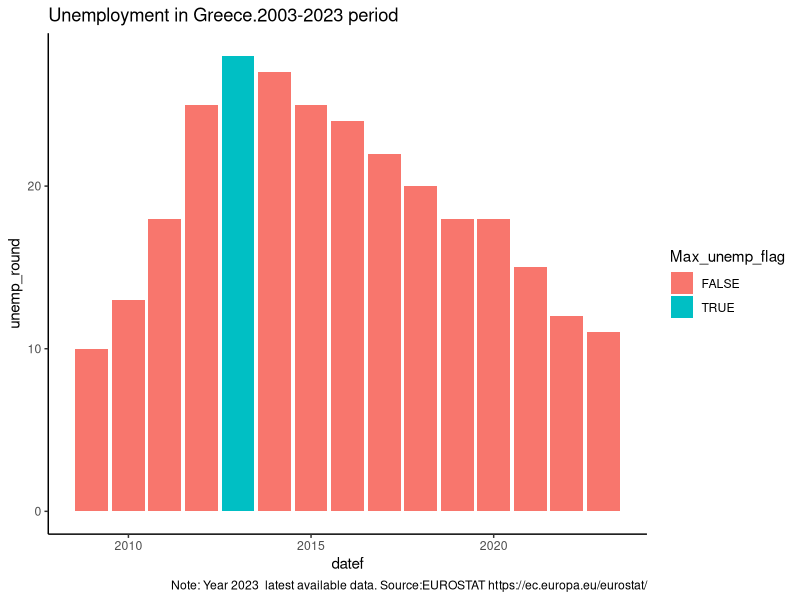
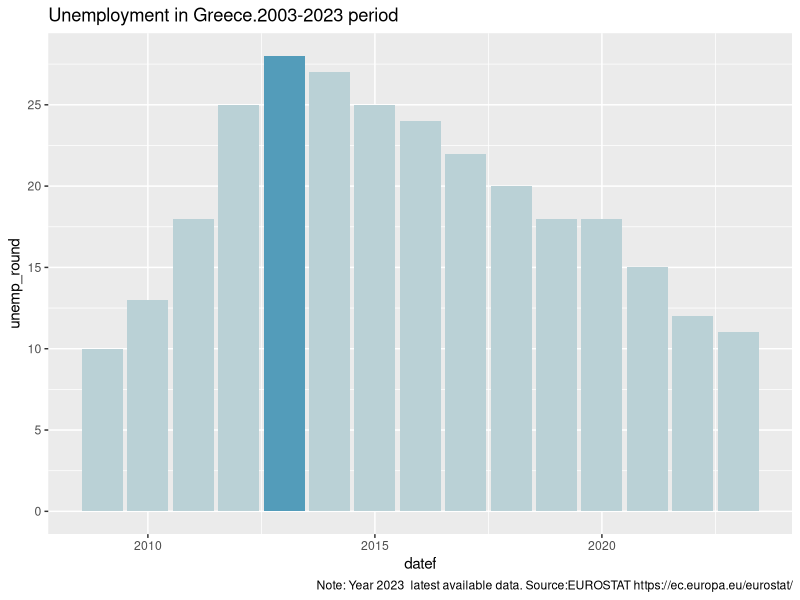
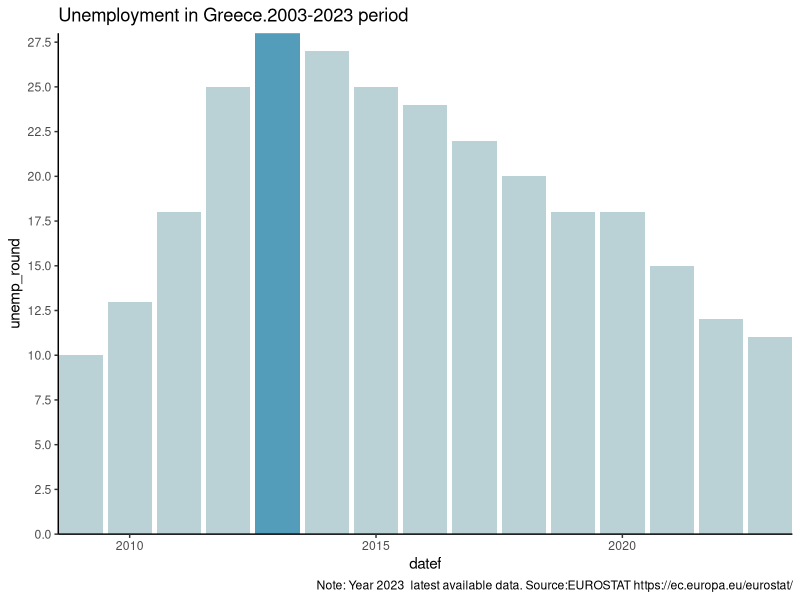
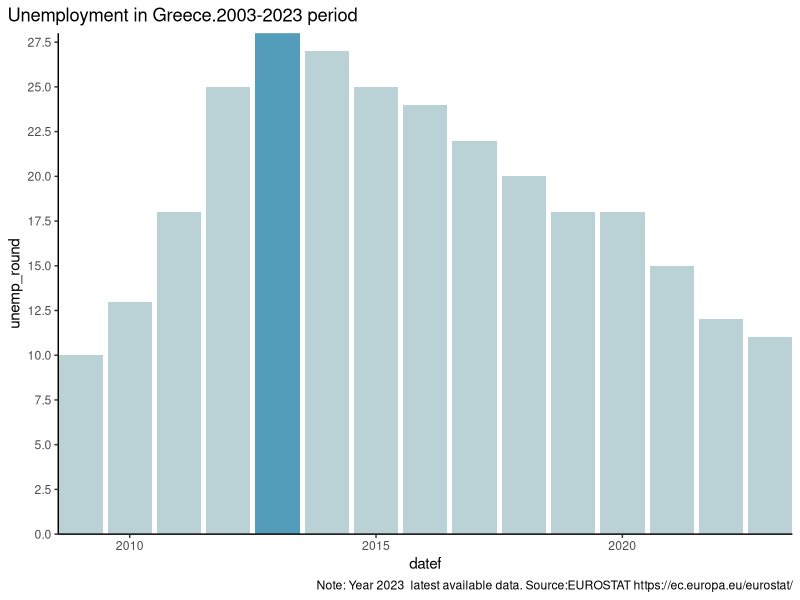
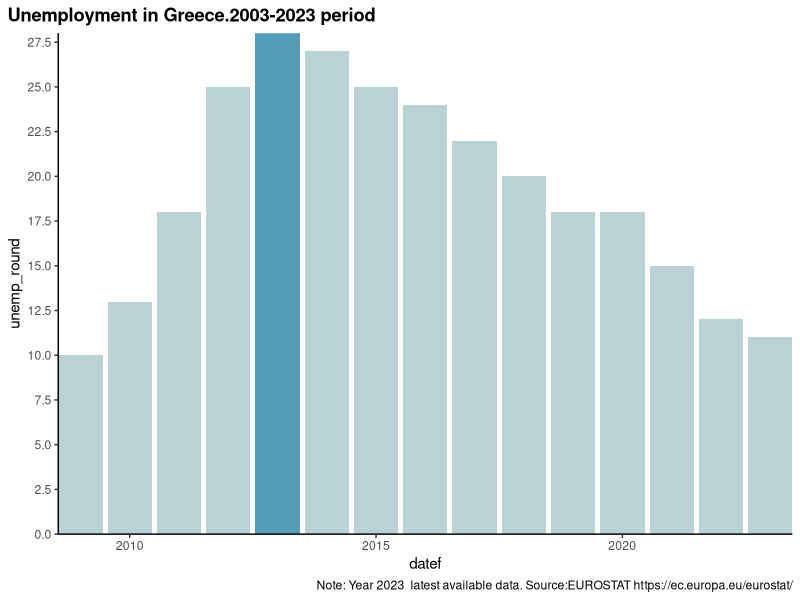
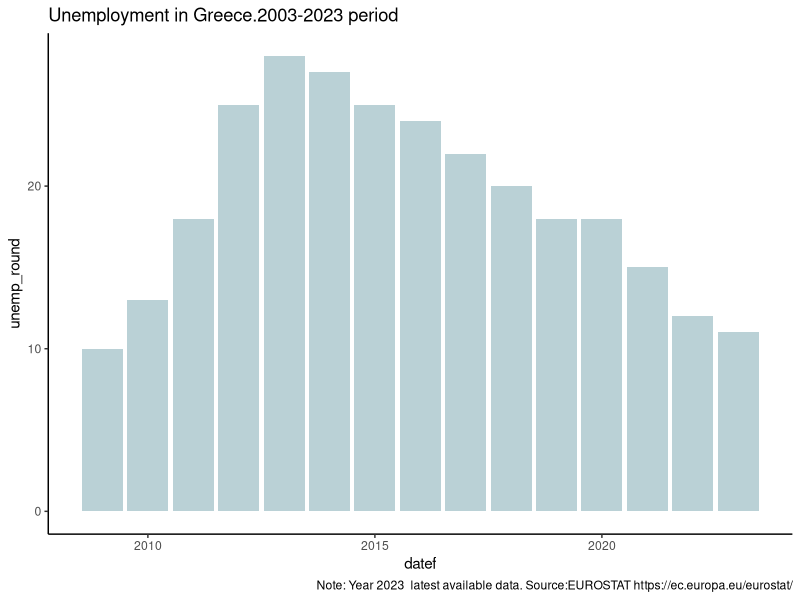
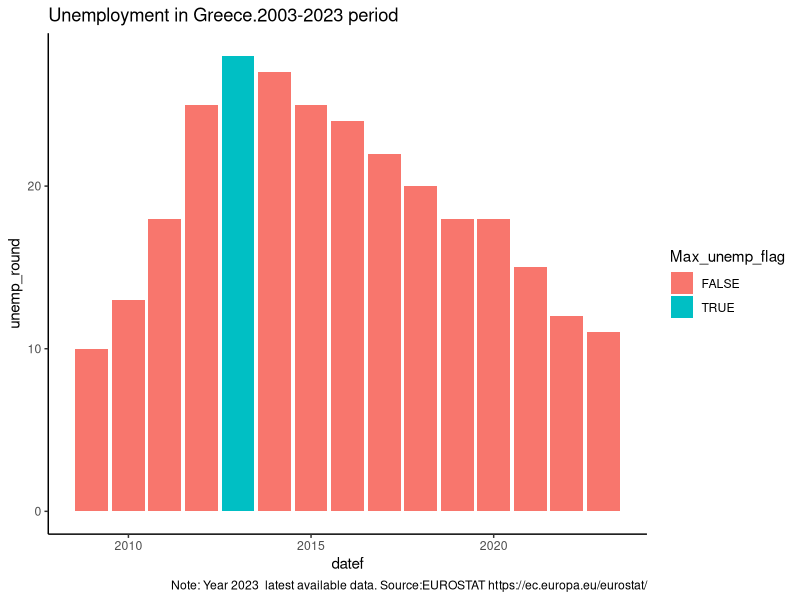
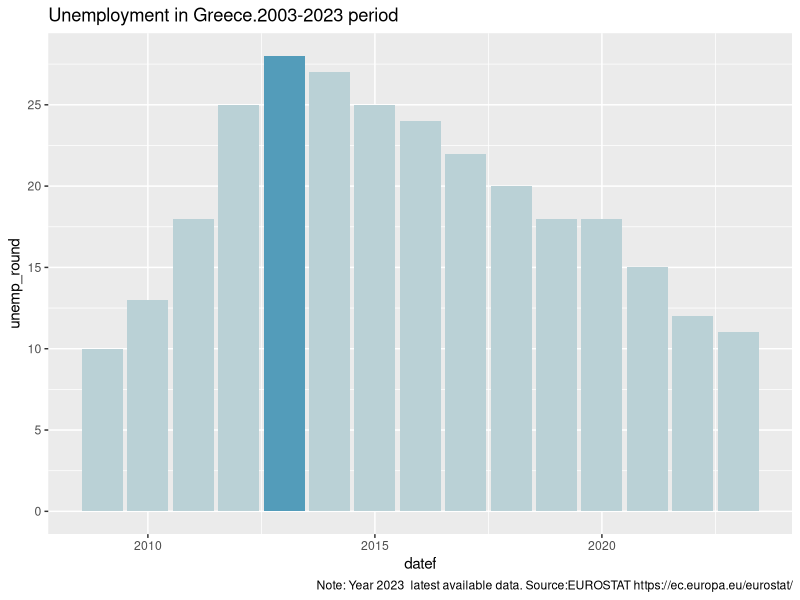

R code for these plots, in order:
# Script:  06 custom geom_bar unemployment by county.R
# AIM 06 custom geom_bar unemployment metric for each country


# 1. Import previous files.
library(here)
library(tidyverse)

# 1. Import unemployment indicator data 
combined_indic  <- read.table(here("data_cleansed", "EU_TEMP_UNEMP_COMBINED_SORTED.csv"),
                              header =TRUE, sep =',',stringsAsFactors =TRUE)
head(combined_indic)

str(combined_indic)

## 1.1 Apply date format to "date" column
#  mutate(datef = as.Date(date)) %>% 
# select(date = datef,country,metric_name,metric_value)

combined_indic_date_fmtd <- read.table(here("data_cleansed", "EU_TEMP_UNEMP_COMBINED_SORTED.csv"),
                                       header =TRUE, sep =',',stringsAsFactors =TRUE) %>% 
                            mutate(datef = as.Date(date)) %>% 
                            select(datef, country,metric_name,metric_value)
str(combined_indic_date_fmtd)
head(combined_indic_date_fmtd)

metrics_list <- combined_indic_date_fmtd %>% select(metric_name) %>% distinct()
metrics_list

unemployment_subset <- combined_indic_date_fmtd %>% 
                       filter(metric_name == 'unemp_rate')

# 2. Subset data for Greece
unemp_greece <- unemployment_subset %>% 
  filter(country %in% c("greece")) 

# 3. Create two flags
# 3.1. Flag for highest unemployment year
# Max_unemp_flag = ifelse(unemp_round == max_unemp,TRUE,FALSE) 
str(unemp_greece)

library(tidyr)

unemp_greece_max <- unemp_greece %>% 
  mutate(
    unemp_round = round(metric_value,0),
    max_unemp = max(metric_value, na.rm = TRUE))

unemp_greece_max_flag <- unemp_greece_max %>% 
  mutate(Max_unemp_flag = ifelse(metric_value == max_unemp,TRUE,FALSE) 
  ) %>% 
  select(datef,country,unemp_round,max_unemp,Max_unemp_flag) %>% 
  drop_na() # Remove empty rows with na() values

# 3.2. Flag for the latest year
#  Max_date = ifelse(Date == Latest_date,TRUE,FALSE))
str(unemp_greece_max)

unemp_greece_latest <- unemp_greece_max_flag %>% 
  mutate(
      Latest_date = max(datef),
      Max_date = ifelse(datef == Latest_date,TRUE,FALSE))

head(unemp_greece_latest)

# 4. Create a basic bar plot
str(unemp_greece)
Plot01 <- unemp_greece_latest %>% 
  ggplot(aes(x = datef, y = unemp_round)) +
  geom_col(fill = "#BAD1D6")

Plot02 <- unemp_greece_latest %>% 
  ggplot(aes(x = datef, y = unemp_round)) +
  geom_col(fill = "#BAD1D6") +
labs(title = "Unemployment in Greece.2003-2023 period",
     caption = "Note: Year 2023  latest available data. Source:EUROSTAT https://ec.europa.eu/eurostat/") +
  theme_classic() 

ggsave("plots_output/10_Greece_unemployment_value.png", width = 6.38, height = 5.80)


# 4.1 Introduce titles and flag for year with max unemployment value 
# Flag color introduced, fill goes to ggplot() function and geom_col() used to remove legend
str(unemp_greece_latest)

# To highlight specific date, it must be defined as a FACTOR

Plot03 <- unemp_greece_latest %>% 
  ggplot(aes(x = datef, y = unemp_round, fill = Max_unemp_flag)) +
  labs(title = "Unemployment in Greece.2003-2023 period",
       caption = "Note: Year 2023  latest available data. Source:EUROSTAT https://ec.europa.eu/eurostat/") +
  geom_col() +
  theme_classic() 
Plot03

ggsave("plots_output/11_True_false_colour_defined_by_max_unemp_value.png", width = 6.38, height = 5.80)


# 4.2 Introduce custom colour in the plot
#    geom_col(show.legend = FALSE) +
# colours: FALSE values for "is_2024" variable: Aquamarine "#BAD1D6"
#          TRUE values for "is_2024" variable: Last year is 2024. DARK BLUE "#539CBA"
#    scale_fill_manual(breaks = c(FALSE,TRUE),
#                   values = c("#BAD1D6","#539CBA"))
  
Plot04 <-  unemp_greece_latest %>% 
  ggplot(aes(x = datef, y = unemp_round, fill = Max_unemp_flag)) +
  labs(title = "Unemployment in Greece.2003-2023 period",
       caption = "Note: Year 2023  latest available data. Source:EUROSTAT https://ec.europa.eu/eurostat/") +
  geom_col(show.legend = FALSE) +
  scale_fill_manual(breaks = c(FALSE,TRUE),
                    values = c("#BAD1D6","#539CBA")) +
  scale_y_continuous(n.breaks=10) +
  coord_cartesian(expand = TRUE) 
Plot04

ggsave("plots_output/12_Cutom_color_bars_based_flag_max_value.png", width = 6.38, height = 5.80)


# 4.3 Introduce theme_classic() to the plot 
# Also include "coord_cartesian(expand = FALSE) to remove gat on the X axis at the bottom of the chart.

# Remove expansion around the whole perimeter using coord_cartesian(expand = FALSE)
# Always remove this expansion for geom_col()
# coord_cartesian(expand = FALSE) +

Plot05 <-  unemp_greece_latest %>% 
  ggplot(aes(x = datef, y = unemp_round, fill = Max_unemp_flag)) +
  labs(title = "Unemployment in Greece.2003-2023 period",
       caption = "Note: Year 2023  latest available data. Source:EUROSTAT https://ec.europa.eu/eurostat/") +
  geom_col(show.legend = FALSE) +
  scale_fill_manual(breaks = c(FALSE,TRUE),
                    values = c("#BAD1D6","#539CBA")) +
  scale_y_continuous(n.breaks=10) +
  coord_cartesian(expand = FALSE) +
  theme_classic() 
Plot05

ggsave("plots_output/13_Custom_theme_color_bars_based_flag_max_value.png", width = 6.38, height = 5.80)


# 4.4 Include Title and caption
#theme(
#  #  plot.caption = element_textbox_simple(hjust=0), # Wrap legend text
#  plot.caption.position = "plot", # Caption and title left aligned
#  plot.title.position = "plot"
#)

library(ggtext)

Plot07 <-  unemp_greece_latest %>% 
  ggplot(aes(x = datef, y = unemp_round, fill = Max_unemp_flag)) +
  labs(title = "Unemployment in Greece.2003-2023 period",
       caption = "Note: Year 2023  latest available data. Source:EUROSTAT https://ec.europa.eu/eurostat/") +
  geom_col(show.legend = FALSE) +
  scale_fill_manual(breaks = c(FALSE,TRUE),
                    values = c("#BAD1D6","#539CBA")) +
  scale_y_continuous(n.breaks=10) +
  coord_cartesian(expand = FALSE) +
  theme_classic()  +
  theme(
  #  plot.caption = element_textbox_simple(hjust=0), # Wrap legend text
    plot.caption.position = "plot", # Caption and title left aligned
    plot.title.position = "plot"
  )
Plot07

# 4.6 Form title as bold
#  plot.title = element_text(face = "bold"),

library(ggtext)

Plot08 <-  unemp_greece_latest %>% 
  ggplot(aes(x = datef, y = unemp_round, fill = Max_unemp_flag)) +
  labs(title = "Unemployment in Greece.2003-2023 period",
       caption = "Note: Year 2023  latest available data. Source:EUROSTAT https://ec.europa.eu/eurostat/") +
  geom_col(show.legend = FALSE) +
  scale_fill_manual(breaks = c(FALSE,TRUE),
                    values = c("#BAD1D6","#539CBA")) +
  scale_y_continuous(n.breaks=10) +
  coord_cartesian(expand = FALSE) +
  theme_classic()  +
  theme(
    plot.title = element_text(face = "bold"),
    #  plot.caption = element_textbox_simple(hjust=0), # Wrap legend text
    plot.caption.position = "plot", # Caption and title left aligned
    plot.title.position = "plot"
  )
Plot08

ggsave("plots_output/15_Cutom_plot_bold_title.png", width = 6.38, height = 5.80)

# 4.7 Create annotation bubble
# Annotation buble position needs to be adjusted for each chart


# Format caption

# Insert a single line break <br> in the annotation buble.
# Remove border colour around "Year 2013 highest unemployment rate" text annotation geom_richtext() (color = "black",label.colour = NA)
# Draw Horizontal line from the text to the bar: 
#   Using annotate(annotate(geom = "segment",x = 2022.5 , xend = 2023.4,y = 63, yend = 63)) 
# Introduce rectangle figure with annotate('rect',xmin = 07, xmax = 12,ymin = 25, ymax = 30, 
#                           alpha = .1 , fill = 'grey',col = 'black')

str(unemp_greece_latest)

# Building new plot with annotations: 
# I need to load ggtext to include tne new annotation bubble: 
library(ggtext)

Plot09 <-  unemp_greece_latest %>% 
  ggplot(aes(x = datef, y = unemp_round, fill = Max_unemp_flag)) +
  labs(title = "Unemployment in Greece.2003-2023 period",
       caption = "Note: Year 2023  latest available data. Source:EUROSTAT https://ec.europa.eu/eurostat/") +
  geom_col(show.legend = FALSE) +
  scale_fill_manual(breaks = c(FALSE,TRUE),
                    values = c("#BAD1D6","#539CBA")) +
  scale_y_continuous(n.breaks=10) +
  coord_cartesian(expand = FALSE) +
  theme_classic()  +
  theme(
    plot.title = element_text(face = "bold"),
    #  plot.caption = element_textbox_simple(hjust=0), # Wrap legend text
    plot.caption.position = "plot", # Caption and title left aligned
    plot.title.position = "plot"
  ) +
# Include annotation buble 
  # Include now annotation bubble next to the LINE drawn using annotate('curve')
  geom_richtext(label = "Highest value<br>Year 2013",x = as.Date("2011-11-25"), y = 27,
                hjust = 1,fill = NA,color = "black",label.colour = NA,show.legend = FALSE) +
# Add straight lines to flag year with highest unemployment value
annotate('curve', x = as.Date("2011-12-01"),xend = as.Date("2012-06-01"),y = 27,yend = 27,linewidth = 0.9, 
         curvature = 0.0) +
  annotate('curve', x = as.Date("2011-12-01"),xend = as.Date("2011-12-01"),y = 26,yend = 28,linewidth = 0.9, 
           curvature = 0.0) 
  
ggsave("plots_output/16_Include Annotation buble with geom annotations.png", width = 6.38, height = 5.80)


